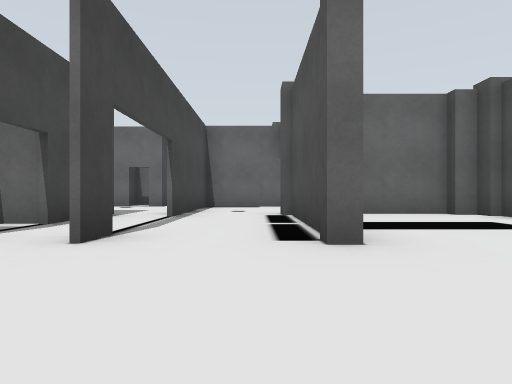
View 1 (above)

22 first-person views from a walk through a world built for the Gazebo simulator. The camera is 0.72 m above the floor, looks level and sees 75° across. The floor is counted in squares, 2 m on a side. Each view is taken from the middle of a square. On the plan, view 1 faces up. The plan holds only what a view shows up to about 9 squares ahead; the rest is blank. The place goes on beyond the plan.

View 2
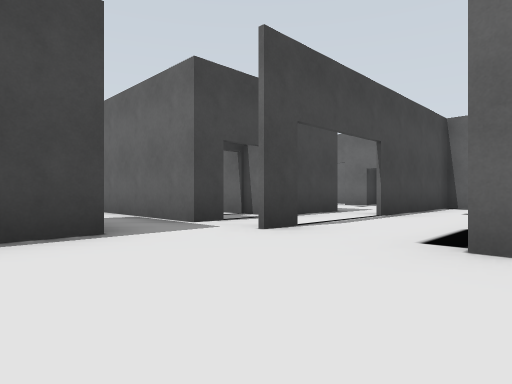

View 3
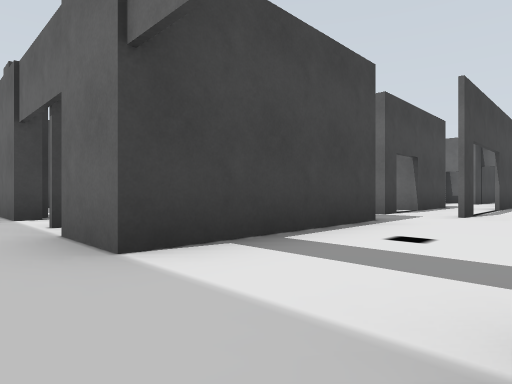

View 4
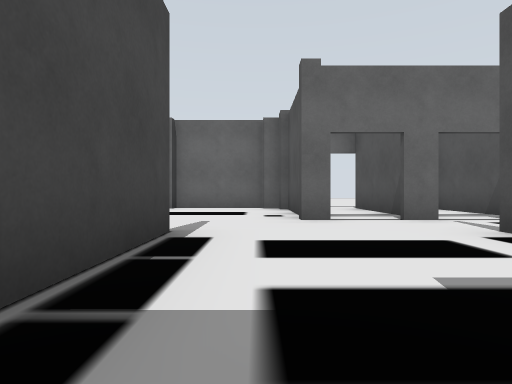

View 5
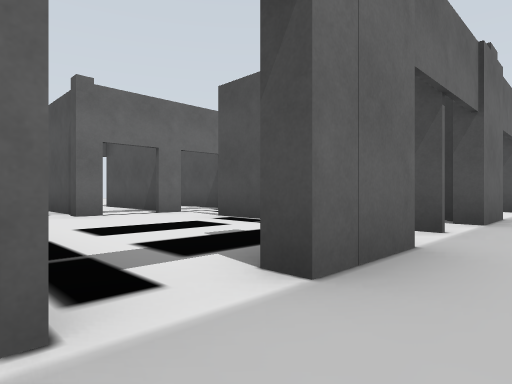

View 6
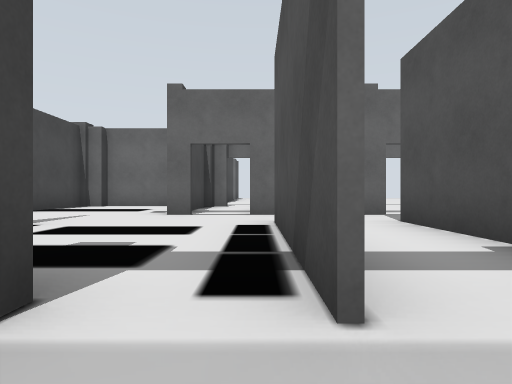

View 7
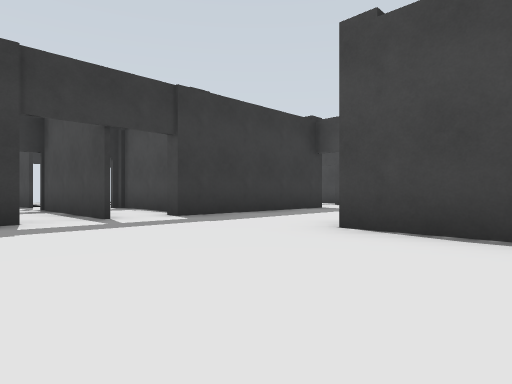

View 8
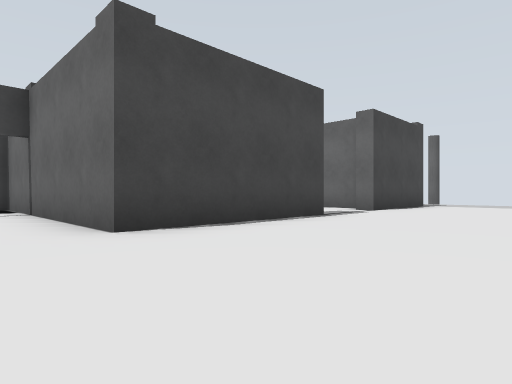

View 9
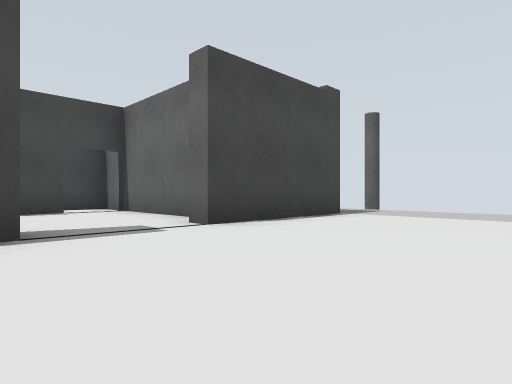

View 10
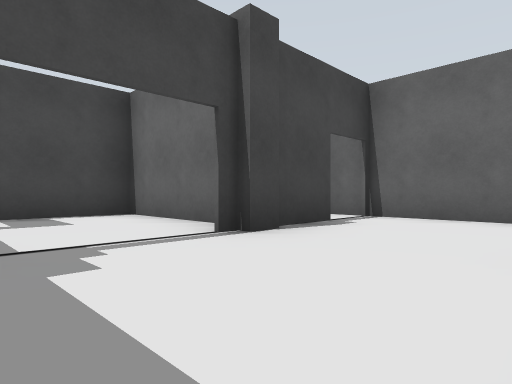

View 11
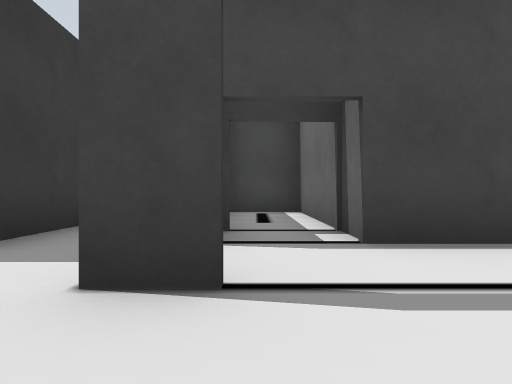

View 12
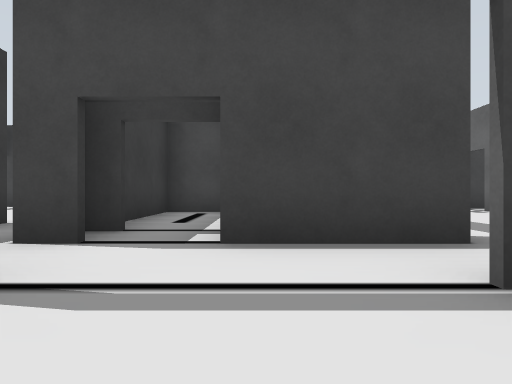

View 13
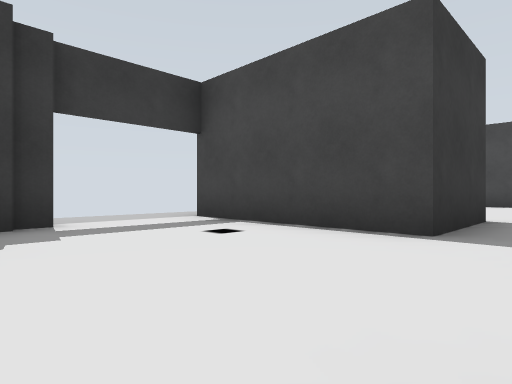

View 14
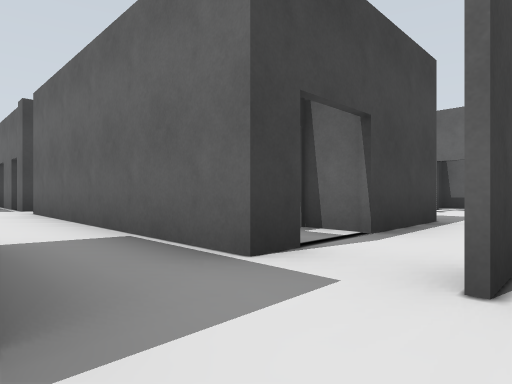

View 15
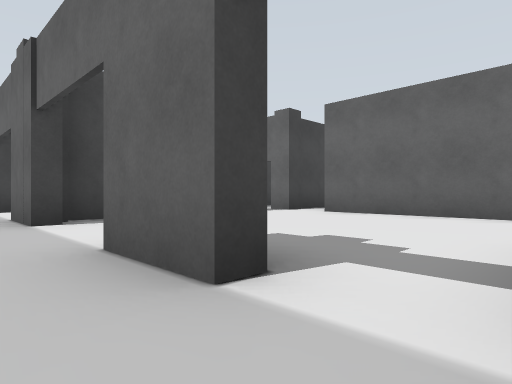

View 16
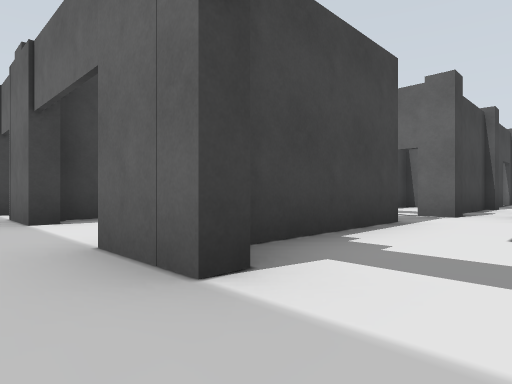

View 17
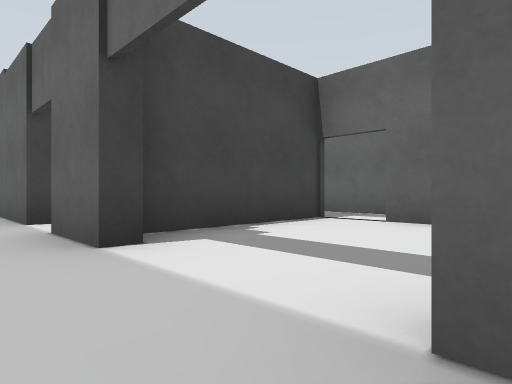

View 18
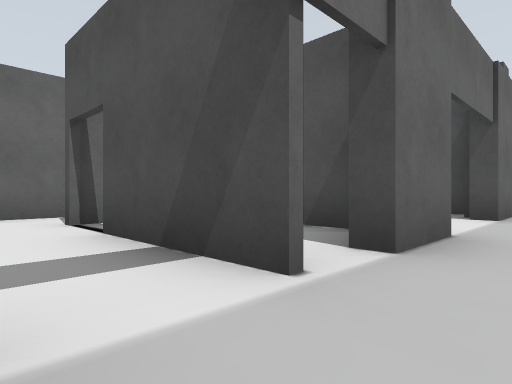

View 19
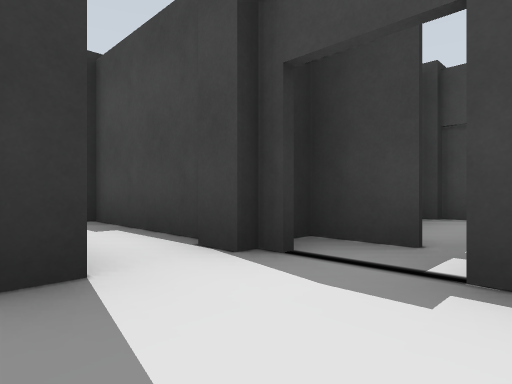

View 20
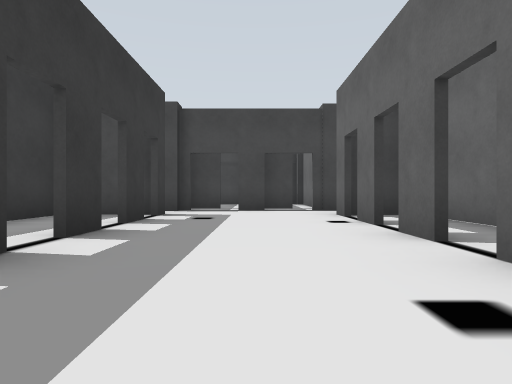

View 21
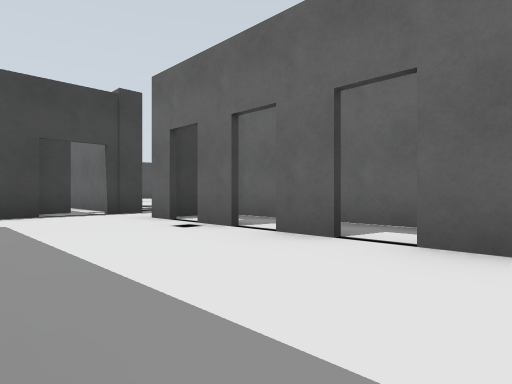

View 22
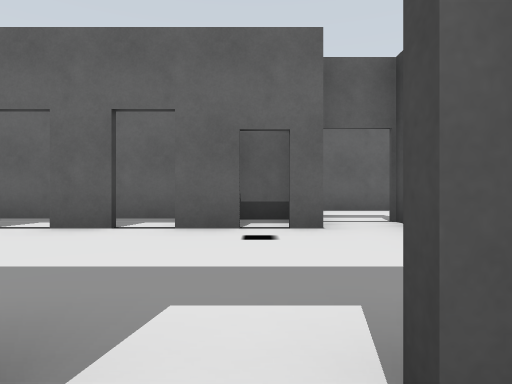

### Floor plan
Ten units are one square. View 1 is at (0, 0); x grows to the right and y downward. Boxes are objects, and circles mark ways between rooms. Rooms are numbered by the first view taken in them; rooms with no view inside come last. Other rooms are left out.
<svg viewBox="-98 -175 177 210">
<path fill="none" stroke="#000" d="M0 19 6 19M6 -22 6 -51M-12 -29 -12 -22M-39 -11 -19 -11 -19 22 -31 22M-23 -29 -23 -23M-50 22 -62 22M-23 -56 -23 -38 -61 -38M-61 -39 -61 -24 -40 -24M-81 22 -92 22M22 -11 22 10M40 -23 37 -23 37 -50M11 22 0 22M52 21 52 -11M36 -54 6 -54 6 -34M40 -116 40 -83 -12 -83 -12 -49M53 -55 53 -23M4 -55 44 -55M68 -30 68 -49M40 -161 40 -132 36 -132M53 -10 53 0M68 18 68 -11M44 22 31 22M74 22 62 22M0 -114 -23 -114 -23 -83M-83 -56 -83 -50M-75 -55 -70 -55M-85 -51 -85 -26M-85 -72 -85 -66M-93 -62 -93 -52M-93 -79 -93 -71M-69 -83 -74 -83M-85 -88 -85 -80M-44 -83 -51 -83M-31 -83 -39 -83M-52 -55 -46 -55M-56 -83 -64 -83M-23 -83 -28 -83M-40 -96 -70 -96M-25 -94 -34 -94M-65 -55 -58 -55M-73 -94 -73 -85M-85 -11 -85 19M-83 -28 -83 -23 -89 -23M-39 21 -39 0M-23 -23 -75 -23M8 -116 8 -110M6 -128 6 -116M34 -138 -3 -138 -3 -129"/>
<circle cx="10" cy="-20" r="3" fill="#2a7"/>
<circle cx="15" cy="30" r="3" fill="#2a7"/>
<circle cx="0" cy="-50" r="3" fill="#2a7"/>
<circle cx="-50" cy="20" r="3" fill="#2a7"/>
<circle cx="-75" cy="20" r="3" fill="#2a7"/>
<circle cx="45" cy="30" r="3" fill="#2a7"/>
<circle cx="50" cy="-15" r="3" fill="#2a7"/>
<circle cx="40" cy="-125" r="3" fill="#2a7"/>
<circle cx="25" cy="-110" r="3" fill="#2a7"/>
<circle cx="-60" cy="-70" r="3" fill="#2a7"/>
<circle cx="-80" cy="-20" r="3" fill="#2a7"/>
<text x="-10" y="0">1</text>
<text x="30" y="-10">2</text>
<text x="50" y="-90">3</text>
<text x="10" y="-100">4</text>
<text x="-80" y="-60">5</text>
<text x="-40" y="-70">6</text>
<text x="-70" y="0">7</text>
<text x="20" y="-120">8</text>
</svg>
Room 1 opens to room 2. Room 1 opens to room 3. Room 1 opens to room 7. Room 2 opens to room 3. Room 3 opens to room 8. Room 4 opens to room 8. Room 5 opens to room 6. Room 5 opens to room 7.

Where each view was taken, in squares from view 1:
view 1: 0 up, 0 right, facing up
view 2: 0 up, 1 right, facing up-left
view 3: 3 down, 0 right, facing up-left
view 4: 2 down, 3 right, facing up
view 5: 3 down, 2 right, facing up-right
view 6: 3 down, 5 right, facing up
view 7: 10 up, 7 right, facing down-left
view 8: 7 up, 7 right, facing up-left
view 9: 11 up, 7 right, facing up-left
view 10: 9 up, 3 right, facing up-left
view 11: 3 up, 0 right, facing left
view 12: 4 up, 0 right, facing left
view 13: 2 up, 1 right, facing down-left
view 14: 1 up, 1 left, facing up-left
view 15: 3 down, 4 left, facing up-left
view 16: 3 down, 7 left, facing up-left
view 17: 3 down, 9 left, facing up-left
view 18: 3 down, 5 left, facing up-right
view 19: 7 up, 7 left, facing down-left
view 20: 7 up, 2 left, facing left
view 21: 6 up, 3 left, facing up-left
view 22: 5 up, 3 left, facing up
